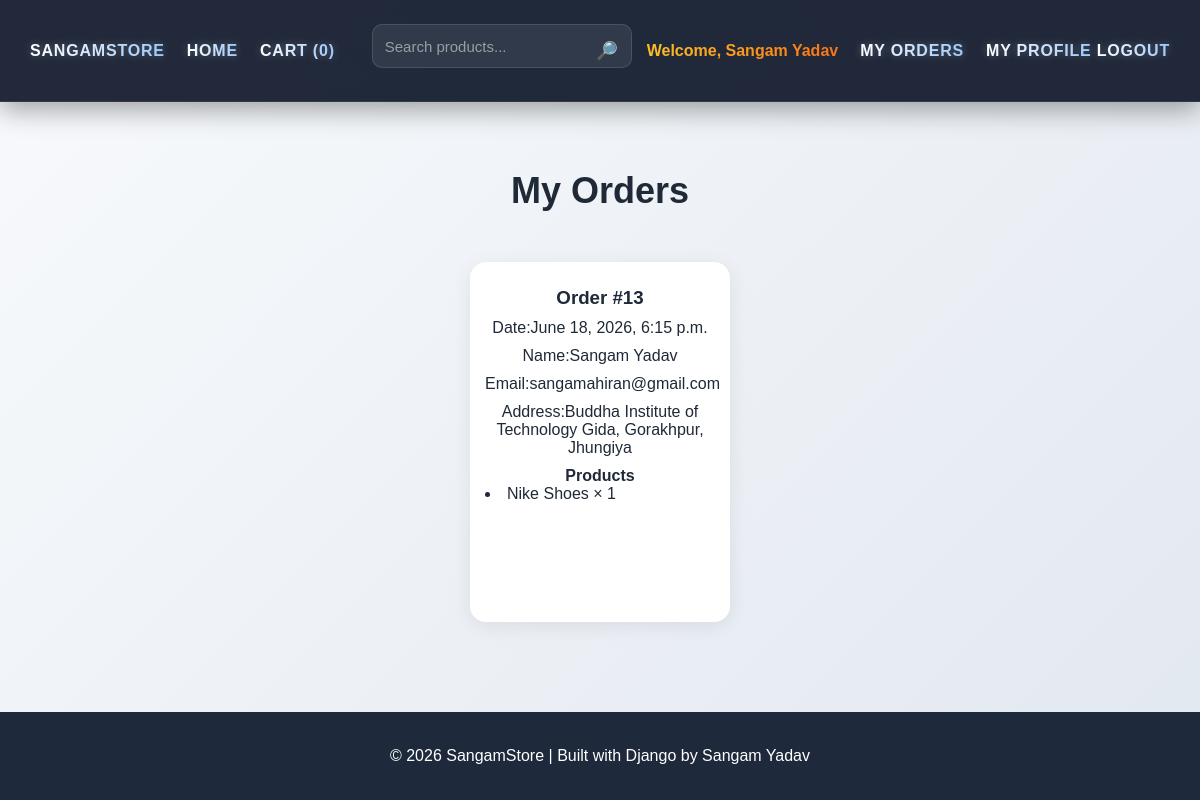
The app's page /my-orders/ (signed in) with its own data.
### store/models.py (models this page shows, shortened)
class Order(models.Model):
    user = models.ForeignKey(User, on_delete=models.CASCADE)
    customer_name = models.CharField(max_length=100)
    email = models.EmailField()
    address = models.TextField()
    created_at = models.DateTimeField(auto_now_add=True)

class OrderItem(models.Model):
    order = models.ForeignKey(Order, on_delete=models.CASCADE)
    product = models.ForeignKey(Product, on_delete=models.CASCADE)
    quantity = models.PositiveIntegerField()

class Product(models.Model):
    name = models.CharField(max_length=200)
    description = models.TextField()
    price = models.DecimalField(max_digits=10, decimal_places=2)
    image = models.URLField()
    category = models.ForeignKey(
        Category,
        on_delete=models.SET_NULL,
        null=True,
        blank=True
    )

### store/views.py (the view)
# urls.py: path('my-orders/', views.my_orders, name='my_orders'),
@login_required
def my_orders(request):
    orders = Order.objects.filter(
        user=request.user
    ).order_by('-created_at')
    return render(
        request,
        'store/my_orders.html',
        {
            'orders': orders
        }
    )

### store/context_processors.py (called while the page is built)
def cart_counter(request):
    cart = request.session.get('cart', {})
    cart_count = sum(cart.values())
    return {
        'cart_count': cart_count
    }

### store/templates/store/my_orders.html (shortened to what this page needs)
<!DOCTYPE html>
<html>
<head>
    {% load static %}
    <link rel="stylesheet" href="{% static 'store/css/style.css' %}">
</head>
<body>
    {% include 'includes/navbar.html' %}
<div class="main-content">
    <h1>My Orders</h1>
    {% if orders %}
        <div class="container">
            {% for order in orders %}
            <div class="card">
                <h3>Order #{{ order.id }}</h3>
                <p>Date:{{ order.created_at }}</p>
                <p>Name:{{ order.customer_name }}</p>
                <p>Email:{{ order.email }}</p>
                <p>Address:{{ order.address }}</p>
                <h4>Products</h4>
                <ul>
                    {% for item in order.orderitem_set.all %}
                    <li>
                        {{ item.product.name }}
                        ×
                        {{ item.quantity }}
                    </li>
                    {% endfor %}
                </ul>
            </div>
            {% endfor %}
        </div>
    {% else %}
        <h3 style="text-align:center;">
            You haven't placed any orders yet.
        </h3>
    {% endif %}
</div>
    <div class="footer">
        © 2026 SangamStore | Built with Django by Sangam Yadav
    </div>
    {% load static %}
</body>
</html>

### store/templates/includes/navbar.html (shortened to what this page needs)
<div class="navbar">
    <div class="nav-left">
        <a href="/" class="brand">
            SangamStore
        </a>
        <a href="/">Home</a>
        <a href="/cart/">
            Cart ({{ cart_count }})
        </a>
        <form method="GET" action="/" class="search-box">
            <input
                type="text"
                name="q"
                placeholder="Search products..."
                value="{{ query|default:'' }}"
            >
            <button type="submit" class="search-icon">
                🔎
            </button>
        </form>
    </div>
    <div class="nav-right">
        {% if user.is_authenticated %}
            <span class="welcome-user">
                Welcome, {{ user.first_name|default:user.username }}
            </span>
            <a href="/my-orders/">
                My Orders
            </a>
            <div class="profile-dropdown">
                <div id="profileMenu" class="profile-menu">
                    <a href="{% url 'profile' %}">
                        My Profile
                    </a>
                    <a href="{% url 'logout' %}">
                        Logout
                    </a>
                </div>
            </div>
        {% endif %}
    </div>
</div>

### store/static/store/css/style.css (style rules this page uses)
* { margin: 0; padding: 0; box-sizing: border-box; }
body { font-family: Arial, sans-serif; background:linear-gradient(135deg,#f8fafc,#e2e8f0); color:#1F2937; min-height:100vh; display:flex; flex-direction:column; }
a { text-decoration: none; }
.navbar { position:fixed; top:0; left:0; width:100%; display:flex; justify-content:space-between; align-items:center; padding:18px 30px; background:rgba(15,23,42,.92); backdrop-filter:blur(20px); -webkit-backdrop-filter:blur(20px); border-bottom:1px solid rgba(255,255,255,.08); box-shadow:0 8px 25px rgba(0,0,0,.35); z-index:1000; transition:transform .4s ease; }
.nav-left { display:flex; align-items:center; gap:22px; flex:1; }
.nav-right { display:flex; align-items:center; gap:22px; margin-left:auto; }
.brand { font-size:32px; font-weight:900; background:linear-gradient( 90deg, #60A5FA, #A78BFA, #EC4899 ); -webkit-text-fill-color:transparent; }
.navbar a { position:relative; background:linear-gradient( 90deg, #FFFFFF, #93C5FD ); -webkit-background-clip:text; -webkit-text-fill-color:transparent; font-size:16px; font-weight:800; letter-spacing:.8px; text-transform:uppercase; transition:.35s ease; text-shadow: 0 0 8px rgba(255,255,255,.25); }
.navbar a::after { content:""; position:absolute; left:0; bottom:-6px; width:0%; height:3px; border-radius:10px; background:linear-gradient( 90deg, #38BDF8, #A855F7, #EC4899 ); transition:.35s ease; }
.nav-right span { font-weight:700; background:linear-gradient( 90deg, #FBBF24, #F97316 ); -webkit-background-clip:text; -webkit-text-fill-color:transparent; }
.search-box { display:flex; gap:10px; align-items:center; position:relative; }
.search-box input { width:280px; padding: right 45px; background:rgba(255,255,255,.08); border:1px solid rgba(255,255,255,.12); color:white; border-radius:10px; }
.search-box input::placeholder { color:rgba(255,255,255,.5); }
.search-box { position:relative; display:flex; align-items:center; }
.search-box input { width:260px; height:44px; padding-right:45px; }
.search-icon { position:absolute; right: 10px; width:30px; height:30px; border:none; background:transparent; color:#60A5FA; font-size:18px; cursor:pointer; display:flex; justify-content:center; align-items:center; }
h1 { text-align: center; margin: 30px 0; font-size: 36px; }
h3 { margin: 10px 0; }
.container { display: flex; flex-wrap: wrap; justify-content: center; gap: 25px; padding: 20px; min-height: 400px; }
.card { background: white; width: 260px; padding: 15px; border-radius: 16px; box-shadow: 0 4px 20px rgba(0, 0, 0, 0.08); text-align: center; transition: all 0.3s ease; }
.card p { margin: 10px 0; }
form { margin: auto; max-width: 450px; }
input,textarea,select { width: 100%; padding: 12px; margin-top: 6px; margin-bottom: 15px; border: 1px solid #CBD5E1; border-radius: 8px; font-size: 15px; }
ul { list-style-position: inside; text-align: left; }
.footer { background: #1E293B; color: white; text-align: center; padding: 35px 40px; font-size: 16px; }
.main-content { flex:1; padding-top:140px; }

### records on screen
Order: id "13", created_at "June 18, 2026, 6:15 p.m.", customer_name "Sangam Yadav", email "sangamahiran@gmail.com", address "Buddha Institute of Technology Gida, Gorakhpur, Jhungiya"
OrderItem: product.name "Nike Shoes", quantity "1"

### other values on screen
{{ cart_count }} "0"
{{ user.first_name|default:user.username }} "Sangam Yadav"
